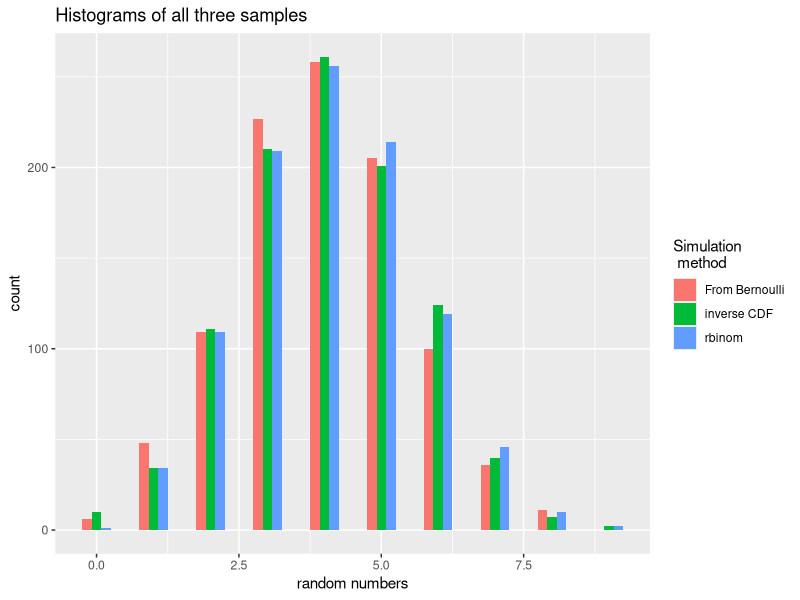
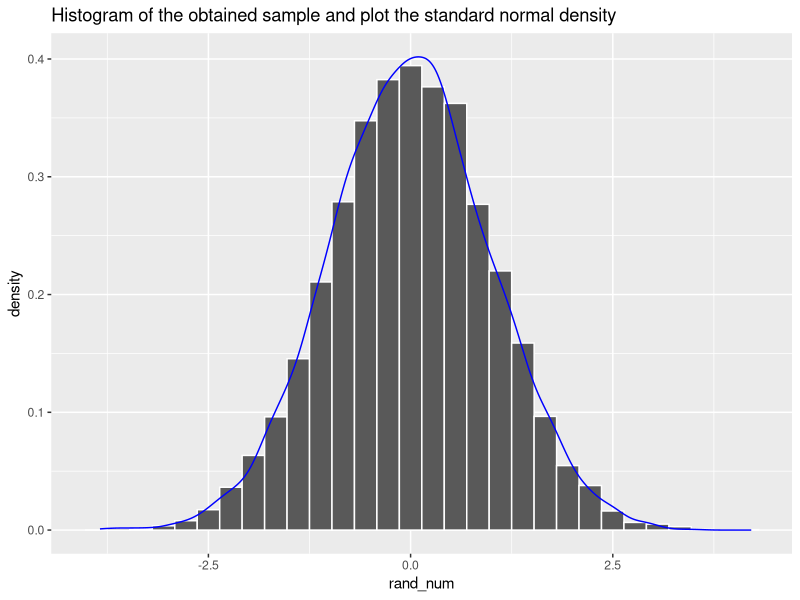
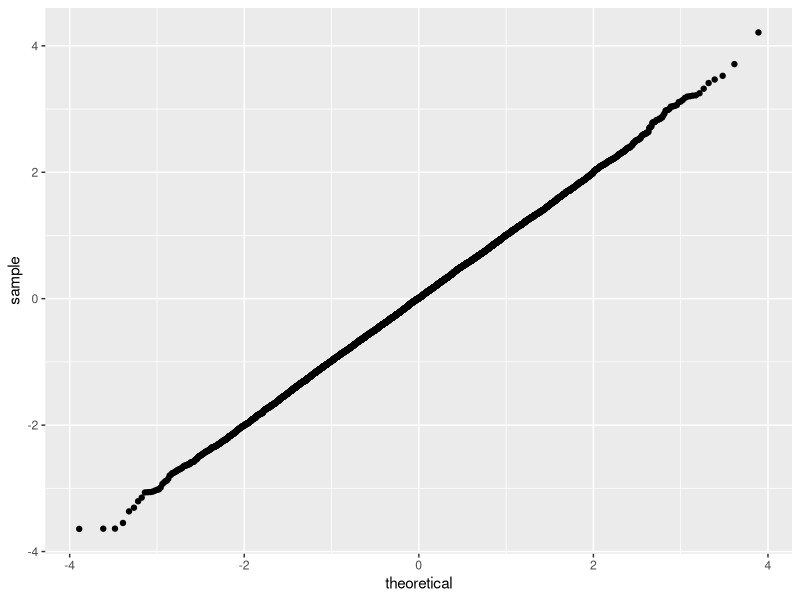

The R script that drew these images, in order:
set.seed(250)
library("tidyverse")

##Question (a)
#Switch the default random number generator in R to Wichmann-Hill
RNGkind(kind = "Wichmann-Hill", normal.kind = NULL)

#Inversion method to simulate a binomial random variable
N = 1000
n = 10
p = 0.4
u <- runif(N)
bins <- .bincode(u, breaks = c(0, pbinom(0:10, 10, 0.4)), right = F, include.lowest = T)

bin_inv <- numeric()
for(i in 1:N){
  bin_inv[i] <- bins[i]-1
}
#Simulation of a binomial random variable by simulating corresponding Bernoulli random variables by inversion method
bin_bern <- numeric()
for (i in 1:N){
  v <- runif(n)
  bin_bern[i] <- sum(v < p)
}
#Simulation of a binomial random variable with rbinom
bin_rbin <- rbinom(N, n, p)

#Plot the histograms of all three samples on one panel
bin_inv <- data.frame(bin_inv)
bin_inv$method <- rep("inverse CDF", 1000)
colnames(bin_inv) <- c("rand_num", "method")

bin_bern <- data.frame(bin_bern)
bin_bern$method <- rep("From Bernoulli", 1000)
colnames(bin_bern) <- c("rand_num", "method")

bin_rbin <- data.frame(bin_rbin)
bin_rbin$method <- rep("rbinom", 1000)
colnames(bin_rbin) <- c("rand_num", "method")

df <- rbind(bin_inv, bin_bern, bin_rbin)

ggplot(df, aes(x = rand_num, fill = method)) +
  geom_histogram( binwidth=.5, position="dodge") +
  labs(fill = "Simulation \n method", title = "Histograms of all three samples", x = "random numbers")

#Switch the random number generator back to its default
RNGkind(kind = "default", normal.kind = NULL)

##Question(b)
f <- function(x){
  ((2*pi)^(-1/2))*exp(-(x^2)/2)
}

g <- function(x){
  (pi*(1 + x^2))^(-1)
}

#First determine the best value of the constant c, such that f(x) <= g(x)
x <- -1500:1500
c <- max(f(x)/g(x))

#10000 standard normal random variables using 
#the accept-reject method, generating Cauchy distributed random variables using inversion method
N <- 10000
j <- 0
rand_num <- numeric()
while(length(rand_num) != N){
  w <- runif(1) #step 1
  cauchy <- tan((w-(1/2))*pi) #still step 1
  U <- runif(1) #step 2
  if(U*c*g(cauchy) <= f(cauchy)){
    rand_num[j] <- cauchy #step 3
    j <- j + 1
  }
}

#Histogram of the obtained sample with the standard normal density
k <- rnorm(N)
df <- data.frame(rand_num, k)
ggplot(df) +
  geom_histogram(aes( x = rand_num, y = ..density.., colour = rand_num), colour ="white") +
  geom_density(aes(x = k), colour = "blue") +
  ggtitle("Histogram of the obtained sample and plot the standard normal density")

#QQ-plot
ggplot(data = df, mapping = aes(sample = rand_num)) +
  stat_qq() 

#it is not possible to simulate from the standard Cauchy density using
#the accept-reject method, the standard normal candidate density
#because max(g(x)/f(x)) == Inf
